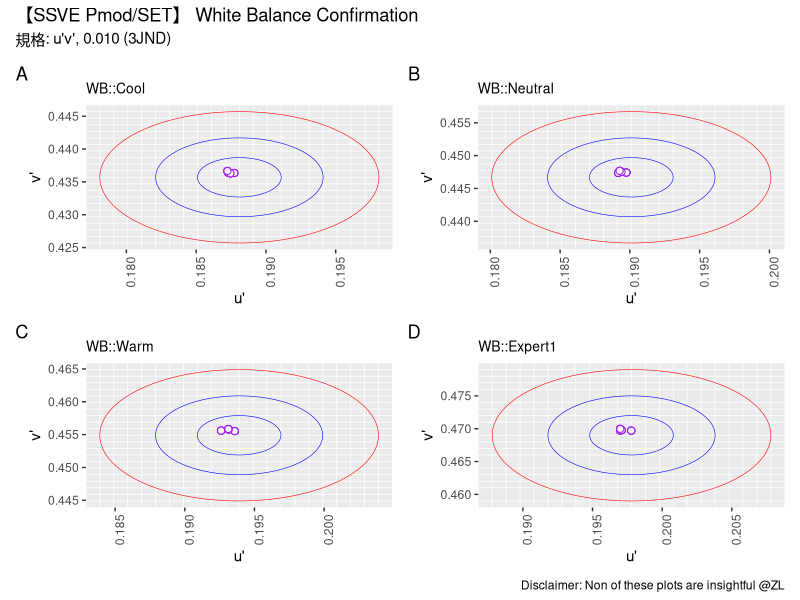

Write the R code that produced this figure.
### SSVE Pmod White Balance Trial 
### Effectiveness confirmation
### by ZL, 20211222

#require(reticulate)
require(ggplot2)
require(patchwork)
### create clean data
#reticulate::use_python('D:/DevEnv/WPy32-3741/python-3.7.4/python.exe')
#reticulate::install_miniconda()
#reticulate::py_run_file('main.py')

### premise
calc.du <- function(jnd, angle, du.target){
  return(jnd * cos(angle * pi / 180) + du.target)
}

calc.dv <- function(jnd, angle, dv.target){
  return(jnd * sin(angle * pi / 180) + dv.target)
}

jnd.ellips <- function(jnd, cTT.u, cTT.v){
  du <- c()
  dv <- c()
  for(i in 0:360){
    du <- c(du, calc.du(jnd, i, cTT.u))
    dv <- c(dv, calc.dv(jnd, i, cTT.v))
  }
  df <- data.frame(du, dv)
  colnames(df) <- c("du", "dv")
  return(df)
}

cool.jnd1 <- jnd.ellips(0.003, 0.1881, 0.4357)
cool.jnd2 <- jnd.ellips(0.006, 0.1881, 0.4357)
cool.jnd3 <- jnd.ellips(0.010, 0.1881, 0.4357)
cool.minor.x <- seq(0.1771, 0.1991, 0.001)
cool.minor.y <- seq(0.4247, 0.4467, 0.001)

neutral.jnd1 <- jnd.ellips(0.003, 0.1901, 0.4467)
neutral.jnd2 <- jnd.ellips(0.006, 0.1901, 0.4467)
neutral.jnd3 <- jnd.ellips(0.010, 0.1901, 0.4467)
neutral.minor.x <- seq(0.1791, 0.2011, 0.001)
neutral.minor.y <- seq(0.4357, 0.4577, 0.001)

warm.jnd1 <- jnd.ellips(0.003, 0.1939, 0.4549)
warm.jnd2 <- jnd.ellips(0.006, 0.1939, 0.4549)
warm.jnd3 <- jnd.ellips(0.010, 0.1939, 0.4549)
warm.minor.x <- seq(0.1829, 0.2049, 0.001)
warm.minor.y <- seq(0.4439, 0.4659, 0.001)

expert1.jnd1 <- jnd.ellips(0.003, 0.1978, 0.469)
expert1.jnd2 <- jnd.ellips(0.006, 0.1978, 0.469)
expert1.jnd3 <- jnd.ellips(0.010, 0.1978, 0.469)
expert1.minor.x <- seq(0.1868, 0.2088, 0.001)
expert1.minor.y <- seq(0.4580, 0.4800, 0.001)

### read white balance data
df.cool <- read.csv("./src/COOL.csv")
df.neutral <- read.csv("./src/NEUTRAL.csv")
df.warm <- read.csv("./src/WARM.csv")
df.expert1 <- read.csv("./src/EXPERT1.csv")
#View(df)

### plot
plot.wb <- function(df.temp, temp, temp.minor.x, temp.minor.y, temp.jnd1, temp.jnd2, temp.jnd3) {
  p <- ggplot(df.temp) +
    geom_point(aes(x=u,
                   y=v),
               colour = "purple",
               shape = 21,
               fill = 'white',
               stroke = .6,
               alpha = 0.9,
               size = 2) +
  #  coord_cartesian(xlim=c(0.1771, 0.1991),
  #                  ylim=c(0.4247, 0.4467)) +
    scale_x_continuous(minor_breaks = temp.minor.x) +
    scale_y_continuous(minor_breaks = temp.minor.y) +
    labs(title=gsub(' ', '', paste('WB::', temp)),
         x="u\'",
         y="v\'") +
    theme(panel.grid.major.x = element_blank(),
          panel.grid.major.y = element_blank(),
          axis.text.x = element_text(angle=90),
          plot.title = element_text(size=10)) +
    geom_path(data=temp.jnd1,
               aes(x=du,
                   y=dv),
               size = 0.2,
               color = 'blue'
               ) +
    geom_path(data=temp.jnd2,
               aes(x=du,
                   y=dv),
               size = 0.2,
               color = 'blue'
    ) +
    geom_path(data=temp.jnd3,
               aes(x=du,
                   y=dv),
               size = 0.2,
               color = 'red'
    )
#  dev.print(file = gsub(' ', '',paste('Rplot_', temp, '.png')),
#            device = png,
#            width = 800,
#            height = 800)
  return(p)
}

### plot WB cool
p1 <- plot.wb(df.cool,
        'Cool',
        cool.minor.x,
        cool.minor.y, 
        cool.jnd1,
        cool.jnd2,
        cool.jnd3)

### plot WB neutral
p2 <- plot.wb(df.neutral,
        'Neutral',
        neutral.minor.x,
        neutral.minor.y, 
        neutral.jnd1,
        neutral.jnd2,
        neutral.jnd3)


### plot WB warm
p3 <- plot.wb(df.warm,
        'Warm',
        warm.minor.x,
        warm.minor.y, 
        warm.jnd1,
        warm.jnd2,
        warm.jnd3)

### plot WB expert1
p4 <- plot.wb(df.expert1,
        'Expert1',
        expert1.minor.x,
        expert1.minor.y, 
        expert1.jnd1,
        expert1.jnd2,
        expert1.jnd3)

### layout
(p1 | p2) /
  (p3 | p4) +
  plot_annotation(
    title = '【SSVE Pmod/SET】 White Balance Confirmation',
    subtitle = '規格: u\'v\', 0.010 (3JND)',
    caption = 'Disclaimer: Non of these plots are insightful @ZL',
    tag_levels = 'A'
  )
